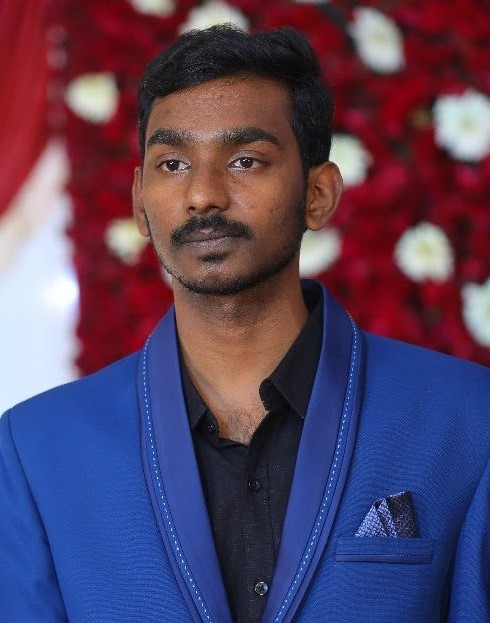
#> input picture Image to Pencil Sketch/Praneeth.jpg, 490 x 623 px
$ jupyter execute 'Pencil Sketch.ipynb'
#> lines starting #> are read from the running program, lines starting #| are printed output that depends on the picture
[cell 1]
import cv2

[cell 2]
image = cv2.imread("Praneeth.jpg")
#> image is the input picture: shape (623, 490, 3); mean B, G, R 96.5, 66.4, 86.4
cv2.imshow("Praneeth", image)
cv2.waitKey(0)

[cell 3]
gray_image = cv2.cvtColor(image, cv2.COLOR_BGR2GRAY)
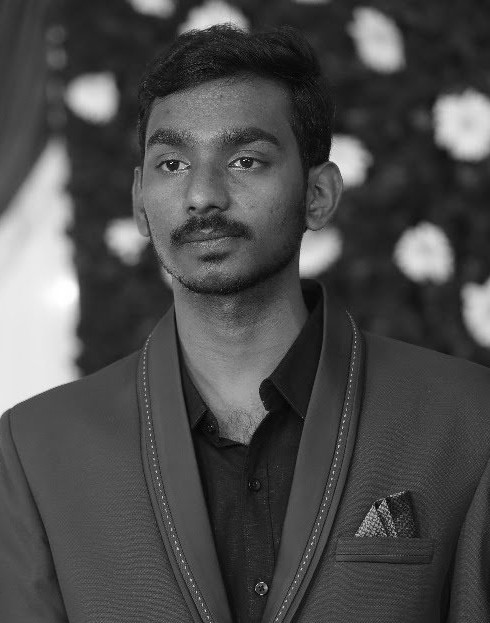
#> gray_image: shape (623, 490); min 0, max 255, mean 75.8
cv2.imshow("Praneeth Sketch", gray_image)
cv2.waitKey(0)

[cell 4]
inverted_image = 255 - gray_image
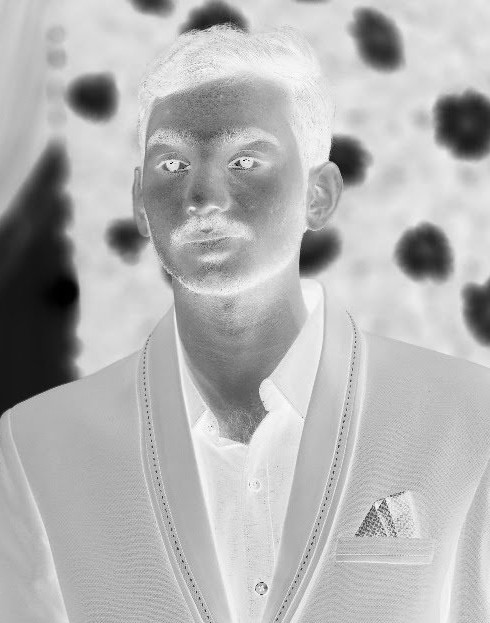
#> inverted_image: shape (623, 490); min 0, max 255, mean 179.2
cv2.imshow("Inverted", inverted_image)
cv2.waitKey(0)

[cell 5]
blurred = cv2.GaussianBlur(inverted_image, (21, 21), 0)

[cell 6]
inverted_blurred = 255 - blurred
pencil_sketch = cv2.divide(gray_image, inverted_blurred, scale=256.0)
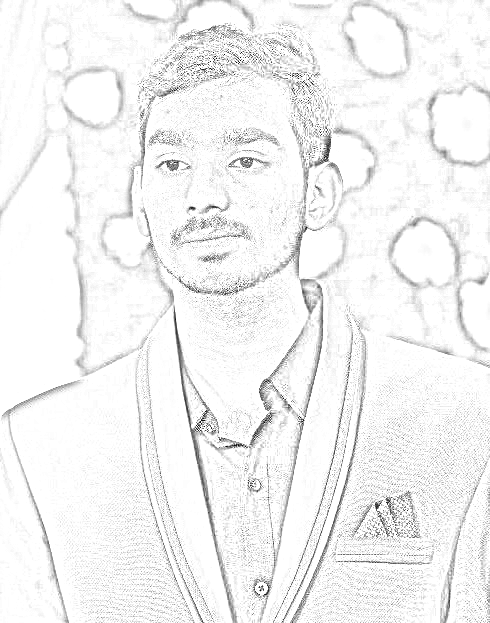
#> pencil_sketch: shape (623, 490); min 0, max 255, mean 242.6
cv2.imshow("Sketch", pencil_sketch)
cv2.waitKey(0)
